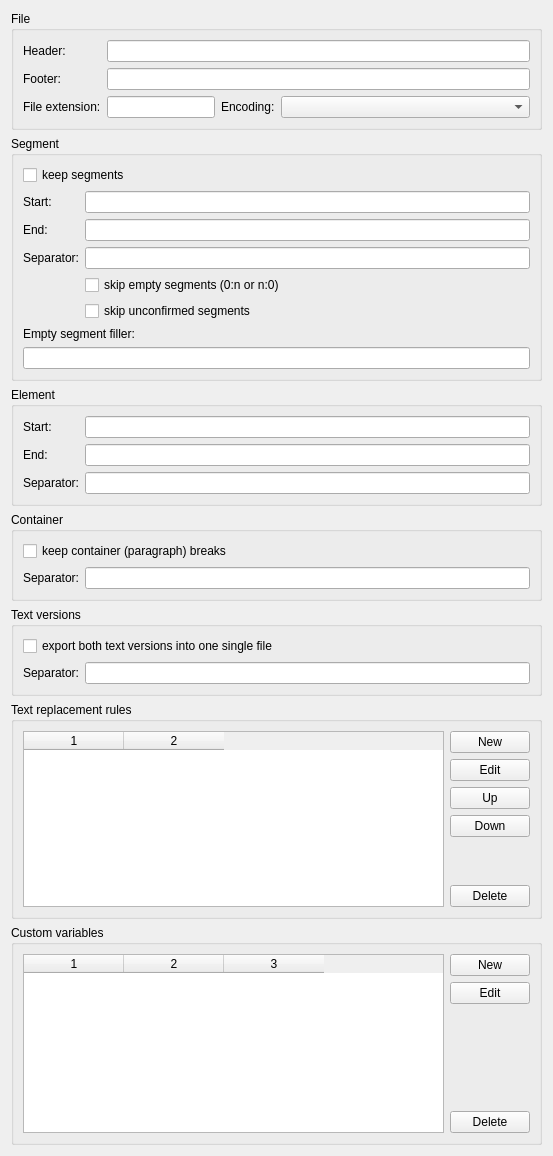
         <widget class="QWidget" name="ExpProfScrollArea">
          <property name="geometry">
           <rect>
            <x>0</x>
            <y>0</y>
            <width>553</width>
            <height>1156</height>
           </rect>
          </property>
          <layout class="QVBoxLayout" name="verticalLayout_4">
           <item>
            <widget class="QGroupBox" name="expProfFileBox">
             <property name="title">
              <string>File</string>
             </property>
             <layout class="QGridLayout" name="gridLayout_12">
              <item row="2" column="2">
               <widget class="QLabel" name="expProfEncodingLabel">
                <property name="text">
                 <string>Encoding:</string>
                </property>
               </widget>
              </item>
              <item row="2" column="1">
               <widget class="QLineEdit" name="expProfExtEdit">
                <property name="sizePolicy">
                 <sizepolicy hsizetype="Minimum" vsizetype="Fixed">
                  <horstretch>0</horstretch>
                  <verstretch>0</verstretch>
                 </sizepolicy>
                </property>
               </widget>
              </item>
              <item row="2" column="0">
               <widget class="QLabel" name="expProfExtLabel">
                <property name="text">
                 <string>File extension:</string>
                </property>
               </widget>
              </item>
              <item row="0" column="0">
               <widget class="QLabel" name="expProfHeaderLabel">
                <property name="text">
                 <string>Header:</string>
                </property>
               </widget>
              </item>
              <item row="1" column="0">
               <widget class="QLabel" name="expProfFooterLabel">
                <property name="text">
                 <string>Footer:</string>
                </property>
               </widget>
              </item>
              <item row="1" column="1" colspan="3">
               <widget class="QLineEdit" name="expProfFooterEdit"/>
              </item>
              <item row="0" column="1" colspan="3">
               <widget class="QLineEdit" name="expProfHeaderEdit"/>
              </item>
              <item row="2" column="3">
               <widget class="QComboBox" name="expProfEncodingSel">
                <property name="sizePolicy">
                 <sizepolicy hsizetype="Expanding" vsizetype="Fixed">
                  <horstretch>0</horstretch>
                  <verstretch>0</verstretch>
                 </sizepolicy>
                </property>
               </widget>
              </item>
             </layout>
            </widget>
           </item>
           <item>
            <widget class="QGroupBox" name="expProfSegBox">
             <property name="title">
              <string>Segment</string>
             </property>
             <layout class="QGridLayout" name="gridLayout_3">
              <item row="0" column="0" colspan="2">
               <widget class="QCheckBox" name="expProfKeepSeg">
                <property name="text">
                 <string>keep segments</string>
                </property>
               </widget>
              </item>
              <item row="1" column="0">
               <widget class="QLabel" name="expProfSegStartLabel">
                <property name="text">
                 <string>Start:</string>
                </property>
               </widget>
              </item>
              <item row="1" column="1">
               <widget class="QLineEdit" name="expProfSegStartEdit"/>
              </item>
              <item row="2" column="0">
               <widget class="QLabel" name="expProfSegEndLabel">
                <property name="text">
                 <string>End:</string>
                </property>
               </widget>
              </item>
              <item row="2" column="1">
               <widget class="QLineEdit" name="expProfSegEndEdit"/>
              </item>
              <item row="3" column="0">
               <widget class="QLabel" name="expProfSegSepLabel">
                <property name="text">
                 <string>Separator:</string>
                </property>
               </widget>
              </item>
              <item row="3" column="1">
               <widget class="QLineEdit" name="expProfSegSepEdit"/>
              </item>
              <item row="4" column="1">
               <widget class="QCheckBox" name="expProfSkipEmptySegs">
                <property name="text">
                 <string>skip empty segments (0:n or n:0)</string>
                </property>
               </widget>
              </item>
              <item row="5" column="1">
               <widget class="QCheckBox" name="expProfSkipUnconfSegs">
                <property name="text">
                 <string>skip unconfirmed segments</string>
                </property>
               </widget>
              </item>
              <item row="6" column="0" colspan="2">
               <widget class="QLabel" name="expProfEmptySegFillLabel">
                <property name="text">
                 <string>Empty segment filler:</string>
                </property>
               </widget>
              </item>
              <item row="7" column="0" colspan="2">
               <widget class="QLineEdit" name="expProfEmptySegFillEdit"/>
              </item>
             </layout>
            </widget>
           </item>
           <item>
            <widget class="QGroupBox" name="expProfElBox">
             <property name="title">
              <string>Element</string>
             </property>
             <layout class="QGridLayout" name="gridLayout_14">
              <item row="0" column="0">
               <widget class="QLabel" name="expProfElStartLabel">
                <property name="text">
                 <string>Start:</string>
                </property>
               </widget>
              </item>
              <item row="0" column="1">
               <widget class="QLineEdit" name="expProfElStartEdit"/>
              </item>
              <item row="1" column="0">
               <widget class="QLabel" name="expProfElEndLabel">
                <property name="text">
                 <string>End:</string>
                </property>
               </widget>
              </item>
              <item row="1" column="1">
               <widget class="QLineEdit" name="expProfElEndEdit"/>
              </item>
              <item row="2" column="0">
               <widget class="QLabel" name="expProfElSepLabel">
                <property name="text">
                 <string>Separator:</string>
                </property>
               </widget>
              </item>
              <item row="2" column="1">
               <widget class="QLineEdit" name="expProfElSepEdit"/>
              </item>
             </layout>
            </widget>
           </item>
           <item>
            <widget class="QGroupBox" name="expProfParBox">
             <property name="title">
              <string>Container</string>
             </property>
             <layout class="QGridLayout" name="gridLayout_15">
              <item row="0" column="0" colspan="2">
               <widget class="QCheckBox" name="expProfKeepPar">
                <property name="text">
                 <string>keep container (paragraph) breaks</string>
                </property>
               </widget>
              </item>
              <item row="1" column="0">
               <widget class="QLabel" name="expProfParSepLabel">
                <property name="text">
                 <string>Separator:</string>
                </property>
               </widget>
              </item>
              <item row="1" column="1">
               <widget class="QLineEdit" name="expProfParSepEdit"/>
              </item>
             </layout>
            </widget>
           </item>
           <item>
            <widget class="QGroupBox" name="expProfVerBox">
             <property name="title">
              <string>Text versions</string>
             </property>
             <layout class="QGridLayout" name="gridLayout_16">
              <item row="1" column="1">
               <widget class="QLineEdit" name="expProfVerSepEdit"/>
              </item>
              <item row="1" column="0">
               <widget class="QLabel" name="expProfVerSepLabel">
                <property name="text">
                 <string>Separator:</string>
                </property>
               </widget>
              </item>
              <item row="0" column="0" colspan="2">
               <widget class="QCheckBox" name="expProfKeepBoth">
                <property name="text">
                 <string>export both text versions into one single file</string>
                </property>
               </widget>
              </item>
             </layout>
            </widget>
           </item>
           <item>
            <widget class="QGroupBox" name="expProfReplBox">
             <property name="title">
              <string>Text replacement rules</string>
             </property>
             <layout class="QGridLayout" name="gridLayout_17">
              <item row="0" column="0" rowspan="6">
               <widget class="QTableWidget" name="expProfReplView">
                <property name="alternatingRowColors">
                 <bool>true</bool>
                </property>
                <property name="selectionMode">
                 <enum>QAbstractItemView::SingleSelection</enum>
                </property>
                <property name="columnCount">
                 <number>2</number>
                </property>
                <attribute name="verticalHeaderVisible">
                 <bool>false</bool>
                </attribute>
                <column/>
                <column/>
               </widget>
              </item>
              <item row="3" column="1">
               <widget class="QPushButton" name="expProfReplDownButton">
                <property name="text">
                 <string>Down</string>
                </property>
                <property name="icon">
                 <iconset resource="../InterText.qrc">
                  <normaloff>:/images/16/go-down-search.png</normaloff>:/images/16/go-down-search.png</iconset>
                </property>
               </widget>
              </item>
              <item row="2" column="1">
               <widget class="QPushButton" name="expProfReplUpButton">
                <property name="text">
                 <string>Up</string>
                </property>
                <property name="icon">
                 <iconset resource="../InterText.qrc">
                  <normaloff>:/images/16/go-up-search.png</normaloff>:/images/16/go-up-search.png</iconset>
                </property>
               </widget>
              </item>
              <item row="5" column="1">
               <widget class="QPushButton" name="expProfReplDelButton">
                <property name="text">
                 <string>Delete</string>
                </property>
               </widget>
              </item>
              <item row="4" column="1">
               <spacer name="verticalSpacer_6">
                <property name="orientation">
                 <enum>Qt::Vertical</enum>
                </property>
                <property name="sizeHint" stdset="0">
                 <size>
                  <width>20</width>
                  <height>21</height>
                 </size>
                </property>
               </spacer>
              </item>
              <item row="0" column="1">
               <widget class="QPushButton" name="expProfReplNewButton">
                <property name="text">
                 <string>New</string>
                </property>
               </widget>
              </item>
              <item row="1" column="1">
               <widget class="QPushButton" name="expProfReplEditButton">
                <property name="text">
                 <string>Edit</string>
                </property>
               </widget>
              </item>
             </layout>
            </widget>
           </item>
           <item>
            <widget class="QGroupBox" name="expProfCustVarBox">
             <property name="minimumSize">
              <size>
               <width>0</width>
               <height>220</height>
              </size>
             </property>
             <property name="title">
              <string>Custom variables</string>
             </property>
             <layout class="QGridLayout" name="gridLayout_18">
              <item row="1" column="1">
               <widget class="QPushButton" name="expProfCustVarEditButton">
                <property name="text">
                 <string>Edit</string>
                </property>
               </widget>
              </item>
              <item row="0" column="0" rowspan="4">
               <widget class="QTableWidget" name="expProfCustVarView">
                <property name="alternatingRowColors">
                 <bool>true</bool>
                </property>
                <property name="selectionMode">
                 <enum>QAbstractItemView::SingleSelection</enum>
                </property>
                <property name="showGrid">
                 <bool>true</bool>
                </property>
                <property name="columnCount">
                 <number>3</number>
                </property>
                <attribute name="verticalHeaderVisible">
                 <bool>false</bool>
                </attribute>
                <column/>
                <column/>
                <column/>
               </widget>
              </item>
              <item row="3" column="1">
               <widget class="QPushButton" name="expProfCustVarDelButton">
                <property name="text">
                 <string>Delete</string>
                </property>
               </widget>
              </item>
              <item row="2" column="1">
               <spacer name="verticalSpacer_7">
                <property name="orientation">
                 <enum>Qt::Vertical</enum>
                </property>
                <property name="sizeHint" stdset="0">
                 <size>
                  <width>20</width>
                  <height>21</height>
                 </size>
                </property>
               </spacer>
              </item>
              <item row="0" column="1">
               <widget class="QPushButton" name="expProfCustVarNewButton">
                <property name="text">
                 <string>New</string>
                </property>
               </widget>
              </item>
             </layout>
            </widget>
           </item>
          </layout>
         </widget>
